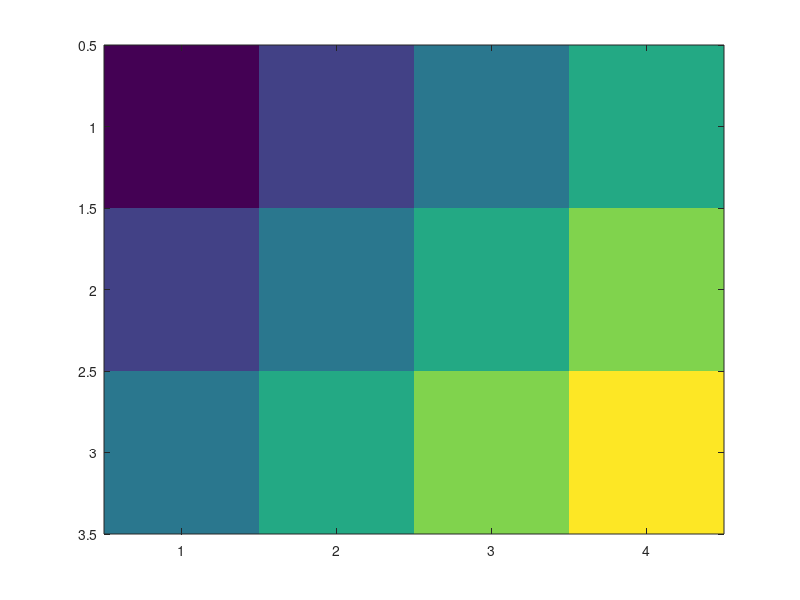

This figure's MATLAB source:
%%making matricies 
%provides examples fof ways to make matrices 
%written MH 1/22/18 

mat1=zeros(5,4);
mat2=mat1;
mat2(1:5,3)=1

mat2=mat1;
mat2(1:end, 3) = 6; 

mat2(:, 3) = 6; 

mat2=mat1;  
mat2(4, 1:4) = 1

mat2 = mat1; 
mat2(4, :) = 1; 


%% now for something new 

mat = zeros(4) 
for i = 1:4
    mat(i , i) = i 
    pause
end 
%%

mat = zeros(6); 
for i = 1:6
    mat(i, :) = [-2 0 -1 1 2 3]  
    pause
end 
%% 

mat = zeros(5) 
for i = 1:5 
    mat(i, :) =[ 0 0 1 1 0] +i
end 

%% 
mat = zeros(3, 4) 
for i = 1:3 
    for j= 1:4 
        mat(i, j) = i+j 
        pause
    end 
end 
imagesc(mat)

%% 
mat = zeros(3,4) 
for i = 1:3
    for j = 1:4 
        mat( i, j) = ((i-1)*4) +j
    end 
end 

mat = zeros(3,4) 
for iRow = 1:3 
    mat(iRow, :) = ((iRow -1) * 4) + [1:4]
   
end 
mat 
v = 1:12; 
mat2 = reshape(v, 4, 3)' 

mat = [ 1 2 3; 4 5 6; 7 8 9] ; 
vect = mat(:) 
ind = sub2ind(size(mat), 3, 2)

%%
%repmat is a command for replicaating arrays 

x = [ 1 5 3 2 5] 
size(x) 
x = repmat(x, 3, 2)

x = [2 3 4; 5 6 7] 
size(x) 
Y = repmat(x, 3, 2) 


%%
rmat = rand(5,5)
rmat2 = rand(5, 5)
for iRow = 1: size(rmat, 1)
    for iCol = 1:size(rmat, 2)
        if rmat (iRow, iCol) <rmat2(iRow, iCol)
            rmat(iRow, iCol) = rmat2(iRow, iCol) 
        end 
    end 
end 




%%

n = 0; 
while n<1 
    n = randn(1); 
    disp(n) 
end

tic 
while toc<3 
    ; 
end 



